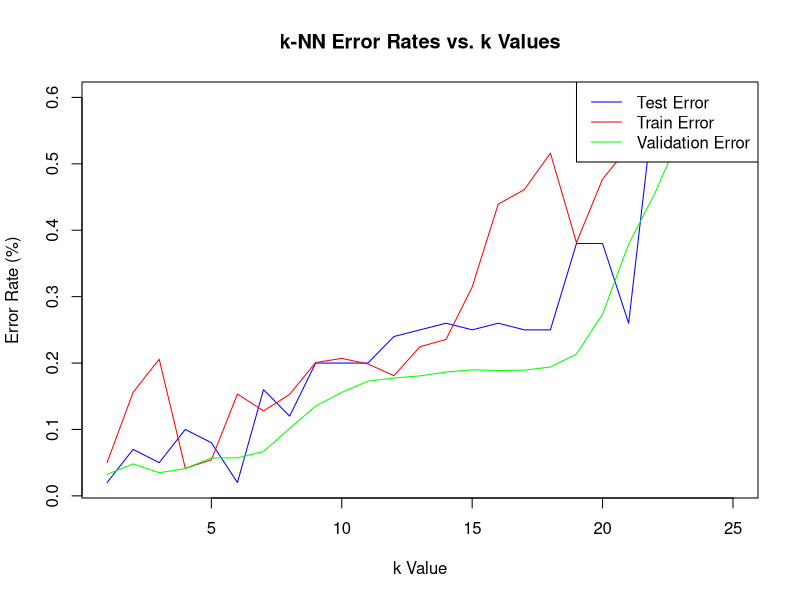

Write the R code that produced this figure.
library(palmerpenguins)
library(caTools)
library(class)
library(caret)
library(ggfortify)
data(penguins)

penguins <- na.omit(penguins)

set.seed(122)
training_rows <- sample(1:nrow(penguins), replace = F, size = nrow(penguins) * 0.7)


# Training set
train_penguins <- penguins[training_rows, -c(2, 8)]
train_label <- train_penguins$species
train_penguins <- scale(train_penguins[c("bill_length_mm", "bill_depth_mm", "flipper_length_mm", "body_mass_g")])


# Testing set
test_penguins <- penguins[-training_rows, -c(2, 8)]
test_penguins <- scale(test_penguins[c("bill_length_mm", "bill_depth_mm", "flipper_length_mm", "body_mass_g")])
test_label <- penguins[-training_rows, 1]

k <- 1:25
k_train_errors <- numeric(length(k))
k_test_errors <- numeric(length(k))
k_val_errors <- numeric(length(k))

for (i in 1:length(k)) {
    train_fold_errors <- numeric(10)
    val_fold_errors <- numeric(10)
    folds <- createFolds(train_label, k = 10)

    for (fold in 1:length(folds)) {
        train_idx <- unlist(folds[[fold]])
        val_idx <- setdiff(1:length(train_label), train_idx)

        X_train_fold <- train_penguins[train_idx,]
        X_val_fold <- train_penguins[val_idx,]
        y_train_fold <- train_label[train_idx]
        y_val_fold <- train_label[val_idx]

        knn <- train(
            x = X_train_fold,
            y = y_train_fold,
            method = "knn",
            tuneGrid = data.frame(k = k[i])
        )
        y_train_pred <- predict(knn, X_train_fold)
        y_val_pred <- predict(knn, X_val_fold)

        val_fold_errors[fold] <- (confusionMatrix(y_val_pred, y_val_fold)$overall["Accuracy"])
    }
    k_train_errors[i] <- 1 - mean(knn$results$Accuracy)
    k_test_errors[i] <- 1 - confusionMatrix(predict(knn, test_penguins), as.factor(test_label$species))$overall["Accuracy"]
    k_val_errors[i] <- 1 - mean(val_fold_errors)
}
plot(k, k_test_errors, type = "l", col = "blue", 
     xlab = "k Value", ylab = "Error Rate (%)", main = "k-NN Error Rates vs. k Values")
lines(k, k_train_errors, col = "red")
lines(k, k_val_errors, col = "green")
legend("topright", legend = c("Test Error", "Train Error", "Validation Error"),
       col = c("blue", "red", "green"), lty = 1)

best_k <- which.min(k_val_errors) + 1
knn_best <- train(
    x = train_penguins,
    y = train_label,
    method = "knn",
    tuneGrid = data.frame(k = best_k)
)

test_predictions <- predict(knn_best, test_penguins)
matrix <- confusionMatrix(data = test_predictions, reference = test_label$species)
precision <- mean(matrix$byClass[, "Pos Pred Value"])
recall <- mean(matrix$byClass[, "Recall"])
f1_score <- 2 * (precision * recall) / (precision + recall)
